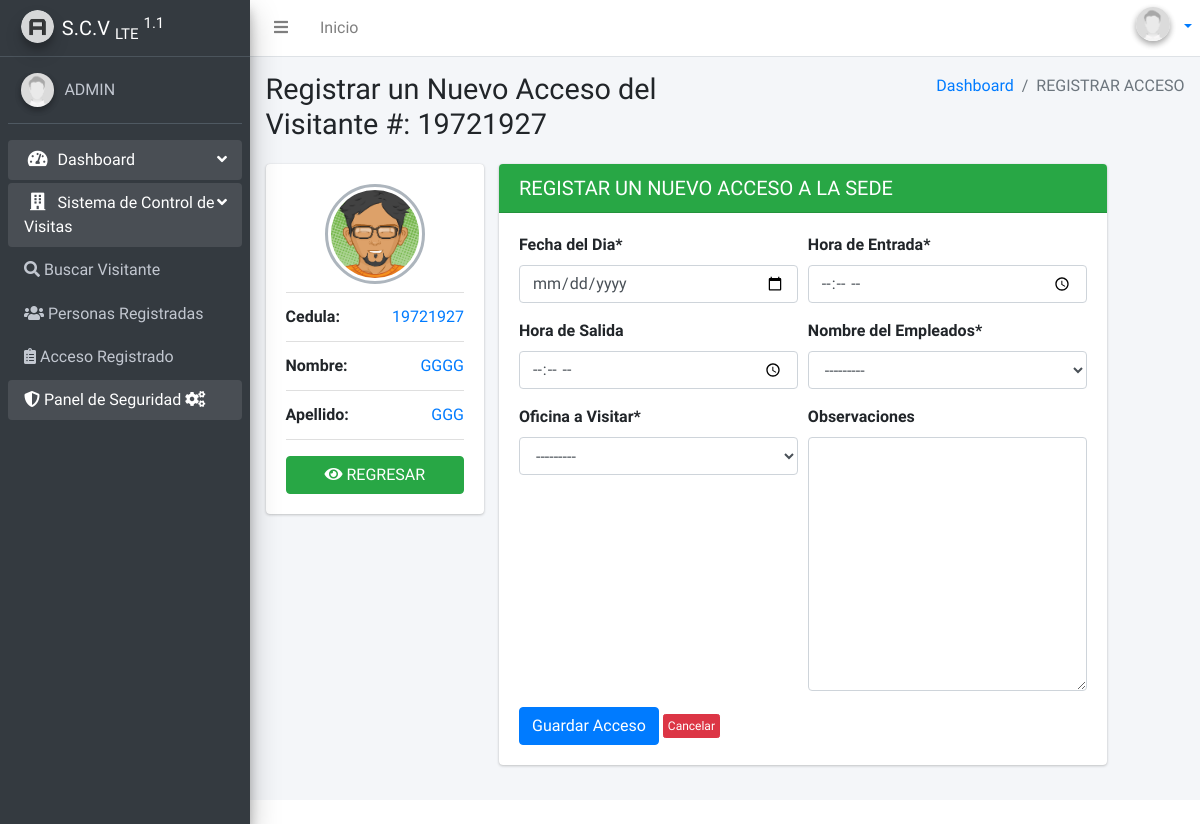
The app's page /raccess/person/19721927/ (signed in), older data.
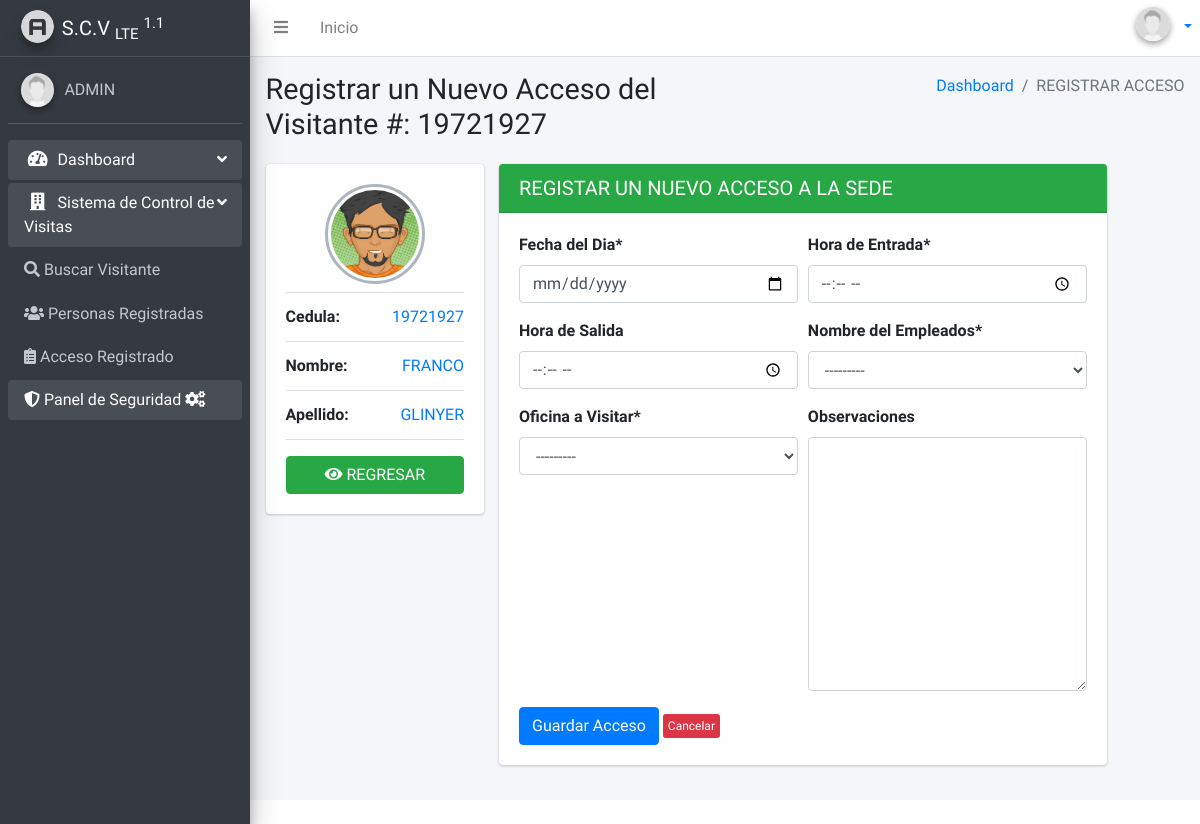
The same page, newer data.
### apps/gav/models.py (models this page shows)
class Personas(models.Model):
    dni = models.CharField('Cedula', primary_key=True,  max_length=8,validators=[MinLengthValidator(6)])
    status = models.CharField('Tipo de visitante', max_length=1, choices=LISTA_ESTATUS, null=False, default='M')
    nac = models.CharField('Nacionalidad', max_length=2, choices=LIST_NAC, null=True, blank=True)
    first_name = models.CharField('Nombre', max_length=40,validators=[MinLengthValidator(3)])
    last_name = models.CharField('Apellido', max_length=40,validators=[MinLengthValidator(3)])
    gender = models.CharField('Género', max_length=1, choices=GENDER_CHOICES, default='B')
    class Meta:
        verbose_name = "Personas"
        verbose_name_plural = "Personas"
        ordering = ['-dni']
    def __str__(self):
        return f"{self.dni}"

### apps/gav/views.py (the view)
# urls.py: path('raccess/person/<str:dni>/', views.raccess, name='raccess'),
@login_required
@permission_required('gav.view_avisitantes')
def raccess(request, dni):
    person_access = get_object_or_404(Personas,dni=dni)
    if request.method == 'POST':
        form = AccessForms(request.POST)
        if form.is_valid():
            access = form.save(commit=False)
            now = timezone.localtime()
            if access.entry == now.date():
                access.visitor = person_access
                access.save()
                return redirect('dperson', dni=person_access.dni)
            else:
                form.add_error(None,'La fecha y la hora del acesso deben ser las Actuales')
    else:
        form = AccessForms
    return render(request,'access/raccess.html',{'form':form, 'person_access':person_access})

### apps/dashboard/models.py (called while the page is built)
    def __str__(self):
        return self.noficina

    def __str__(self):
        return f"{self.cedemp} - {self.nEmp} {self.aEmp}"

### templates/access/raccess.html (shortened to what this page needs)
{% extends 'layouts/main.html' %}
{% block titlecontent %}
  Registrar un Nuevo Acceso del Visitante #: {{ person_access.dni }}
{% endblock %}
{% block titlemenu %}
  REGISTRAR ACCESO
{% endblock %}
{% block content %}
  <div class="content">
    <div class="container-fluid">
      <div class="row">
         <div class="col-sm-3">
          <div class="card card-primary">
            <div class="card-body box-profile">
              <div class="text-center">
                {%load static%}
                {% if person_access.gender == 'M' %}
                <img class="profile-user-img img-fluid img-circle"  src="{% static '/dist/img/avatar4.png' %}" alt="Male">
        {% else %}
        <img class="profile-user-img img-fluid img-circle" src="{% static '/dist/img/avatar3.png' %}" alt="Female">
        {% endif %}
              </div>
              <ul class="list-group list-group-unbordered mb-3">
                <li class="list-group-item">
                  <b>Cedula:</b> <a class="float-right">{{ person_access.dni }}</a>
                </li>
                <li class="list-group-item">
                  <b>Nombre:</b> <a class="float-right">{{ person_access.first_name|upper }}</a>
                </li>
                <li class="list-group-item">
                  <b>Apellido:</b> <a class="float-right">{{ person_access.last_name|upper }}</a>
                </li>
              </ul>
         <a class="btn  btn-success btn-block" href="{%url 'dperson' person_access%}"><i class="fa fa-eye" aria-hidden="true"></i> REGRESAR</a>
            </div>
          </div>
        </div>
        {% load crispy_forms_tags %}
        <div class="col-8">
          <div class="card">
            <div class="card-header bg-success">
              <h5 class="m-0">REGISTAR UN NUEVO ACCESO A LA SEDE </h5>
            </div>
            <div class="card-body">
              <form method='POST'>
                <div class="form-row">
                  <div class="col">
                    {{ form.entry|as_crispy_field }}
                  </div>
                  <div class="col">
                    {{ form.hours|as_crispy_field }}
                  </div>
                </div>
                <div class="form-row">
                  <div class="col">
                    {{ form.hoursEx|as_crispy_field }}
                  </div>
                  <div class="col">
                    {{ form.empleado|as_crispy_field }}
                  </div>
                </div>
                <div class="form-row">
                  <div class="col">
                    {{ form.oficina|as_crispy_field }}
                  </div>
                  <div class="col">
                    {{ form.obs|as_crispy_field }}
                  </div>
                </div>
                <button type="submit" class="btn btn-primary"> Guardar Acceso</button>
                <a  href="{%url 'search'%}"class="btn btn-xs  btn-danger"> Cancelar</a>
              </form>
            </div>
          </div>
        </div>
      </div>
    </div>
  </div>
{% endblock %}

Row changes from the older to the newer data that the page shows:
changed Personas id 19721927: first_name "GGGG" → "FRANCO"; last_name "GGG" → "GLINYER"
